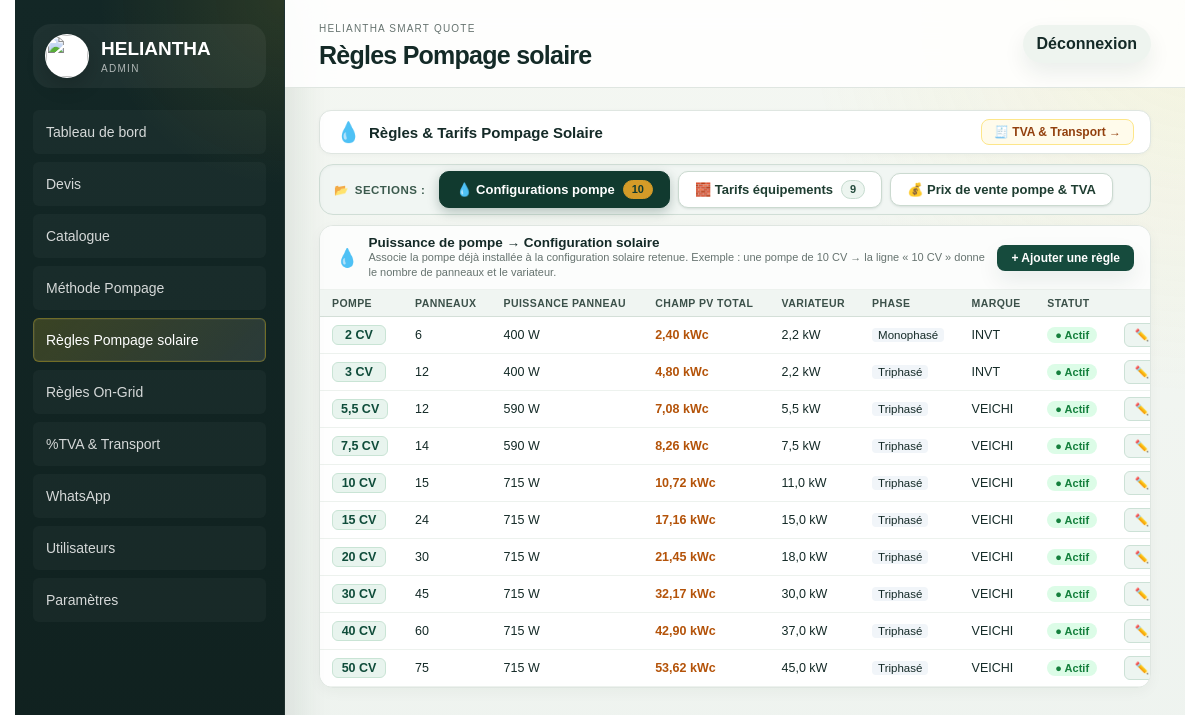
/admin/regles-pompage (signed in), run on the app's committed database.
### tables this page shows
CREATE TABLE pumping_solar_rules (
    id INTEGER PRIMARY KEY AUTOINCREMENT,
    rule_key TEXT NOT NULL UNIQUE,
    rule_type TEXT NOT NULL,
    title TEXT NOT NULL,
    pump_cv REAL,
    panel_count REAL,
    panel_power_w REAL,
    panel_reference TEXT,
    panel_sale_price_ht REAL,
    drive_power_kw REAL,
    drive_reference TEXT,
    drive_sale_price_ht REAL,
    drive_brand TEXT,
    phase TEXT,
    min_cv REAL,
    max_cv REAL,
    pricing_mode TEXT,
    unit_price_ht REAL,
    coefficient_1 REAL,
    coefficient_2 REAL,
    vat_rate REAL,
    applies_to TEXT,
    source_type TEXT NOT NULL DEFAULT 'heliantha',
    source_name TEXT,
    source_reference TEXT,
    notes TEXT,
    sort_order INTEGER NOT NULL DEFAULT 0,
    active INTEGER NOT NULL DEFAULT 1,
    updated_by TEXT,
    created_at TEXT NOT NULL DEFAULT CURRENT_TIMESTAMP,
    updated_at TEXT NOT NULL DEFAULT CURRENT_TIMESTAMP
);

### app/routes.py (the view, shortened to what this page needs)
@bp.route("/admin/regles-pompage", methods=["GET", "POST"])
def admin_pumping_rules():
    admin_name = session.get("admin_user", "HeliAntha")
    saved = False
    sections = group_rules(list_pumping_solar_rules())
    return render_template(
        "admin/pumping_rules.html",
        sections=sections,
        section_definitions=PUMPING_RULE_SECTIONS,
        saved=bool(request.args.get("saved")),
    )

### app/db.py (called while the page is built)
def get_db():
    if "db" not in g:
        database = current_app.config["DATABASE"]
        if database == ":memory:":
            with _SCHEMA_LOCK:
                memory = current_app.extensions.get("heliantha_memory_database")
                if memory is None:
                    uri = f"file:heliantha-{uuid4().hex}?mode=memory&cache=shared"
                    memory = (uri, sqlite3.connect(uri, uri=True))
                    current_app.extensions["heliantha_memory_database"] = memory
            g.db = sqlite3.connect(memory[0], uri=True)
        else:
            g.db = sqlite3.connect(database)
        g.db.row_factory = sqlite3.Row
    return g.db

def _ensure_database_initialized(db):
    app_context = has_app_context()
    if app_context and g.get("heliantha_initialized_connection") is db:
        return
    sentinel = "SELECT 1 FROM sqlite_master WHERE type = 'table' AND name = 'users' LIMIT 1"
    if db.execute(sentinel).fetchone() is None:
        with _SCHEMA_LOCK:
            if db.execute(sentinel).fetchone() is None:
                ensure_schema(db)
    if app_context:
        g.heliantha_initialized_connection = db

def list_pumping_solar_rules():
    db = get_db()
    _ensure_database_initialized(db)
    return [
        dict(row)
        for row in db.execute(
            "SELECT * FROM pumping_solar_rules ORDER BY sort_order, pump_cv, panel_power_w, drive_power_kw, id"
        ).fetchall()
    ]

### app/pumping_rules.py (called while the page is built)
def format_decimal(value: object, digits: int = 0) -> str:
    try:
        number = float(value)
    except Exception:
        return "—"
    text = f"{number:,.{digits}f}"
    return text.replace(",", " ").replace(".", ",")

def format_cv(value: object) -> str:
    text = format_decimal(value, 1)
    return f"{text} CV".replace(",0 CV", " CV")

def format_power_w(value: object) -> str:
    return f"{format_decimal(value, 0)} W"

def format_power_kw(value: object) -> str:
    return f"{format_decimal(value, 1)} kW"

def format_percent(value: object) -> str:
    try:
        number = float(value)
    except Exception:
        return "—"
    if number <= 1:
        number *= 100
    return f"{format_decimal(number, 0)} %"

def format_coefficient(value: object) -> str:
    try:
        number = float(value)
    except Exception:
        return "—"
    return format_decimal(number, 2)

def format_phase(value: object) -> str:
    return {
        "monophase": "Monophasé",
        "triphase": "Triphasé",
    }.get(str(value or ""), "À préciser")

### templates/admin/pumping_rules.html (shortened to what this page needs)
{% extends "admin/base.html" %}
{% block page_title %}Règles Pompage solaire{% endblock %}
{% block content %}
{% macro edit_button(rule) -%}
  <button type="button" class="pr-btn-edit" data-open="pr-edit-{{ rule.id }}" title="Modifier cette règle">✏️ Modifier</button>
{%- endmacro %}
{% macro status_pill(rule) -%}
  <span class="pr-status {{ 'on' if rule.active else 'off' }}">{{ '● Actif' if rule.active else '○ Inactif' }}</span>
{%- endmacro %}
{% set by_key = {} %}
{% for s in sections %}{% set _ = by_key.update({s.key: s}) %}{% endfor %}
{% set s_pump = by_key.get('pump_configuration') %}
{% set s_struct = by_key.get('structure_pricing') %}
{% set s_coffret = by_key.get('coffret_pricing') %}
{% set s_cable = by_key.get('cabling_pricing') %}
{% set s_install = by_key.get('installation_pricing') %}
{% set s_sale = by_key.get('pump_sale_parameters') %}
{% set equip_count = (s_struct.rules|length if s_struct else 0) + (s_coffret.rules|length if s_coffret else 0) + (s_cable.rules|length if s_cable else 0) + (s_install.rules|length if s_install else 0) %}
<div class="pr-cockpit" id="pr-cockpit">
  <header class="pr-bar">
    <div class="pr-bar-title">
      <span class="pr-bar-icon">💧</span>
      <h2>Règles &amp; Tarifs Pompage Solaire</h2>
    </div>
    <div class="pr-bar-chips">
      <a class="pr-chip pr-chip-link" href="{{ url_for('main.admin_tva') }}">🧾 TVA &amp; Transport →</a>
    </div>
  </header>
  <nav class="pr-tabs" role="tablist" aria-label="Sections des règles de pompage">
    <div class="pr-tabs-label" aria-hidden="true">
      <span class="pr-tabs-label-icon">📂</span>
      <span>Sections :</span>
    </div>
    <div class="pr-tabs-list">
      <button type="button" class="pr-tab active" data-tab="pr-tab-config" role="tab" title="Afficher les configurations de pompe">💧 Configurations pompe <span>{{ s_pump.rules|length if s_pump else 0 }}</span></button>
      <button type="button" class="pr-tab" data-tab="pr-tab-equip" role="tab" title="Afficher les tarifs des équipements">🧱 Tarifs équipements <span>{{ equip_count }}</span></button>
      <button type="button" class="pr-tab" data-tab="pr-tab-sale" role="tab" title="Afficher les prix de vente pompe et TVA">💰 Prix de vente pompe &amp; TVA</button>
    </div>
  </nav>
  {% if s_pump %}
  <section class="pr-panel active" id="pr-tab-config" role="tabpanel">
    <article class="pr-card">
      <header class="pr-card-head">
        <div class="pr-card-title">
          <span>{{ s_pump.icon }}</span>
          <div>
            <h3>{{ s_pump.title }}</h3>
            <small>{{ s_pump.description }} Exemple : une pompe de 10 CV → la ligne « 10 CV » donne le nombre de panneaux et le variateur.</small>
          </div>
        </div>
        {% if s_pump.addable %}
        <button type="button" class="admin-button pr-btn-add" data-open="pr-add-pump">+ Ajouter une règle</button>
        {% endif %}
      </header>
      <div class="pr-table-wrap">
        <table class="pr-table">
          <thead>
            <tr>
              <th>Pompe</th>
              <th>Panneaux</th>
              <th>Puissance panneau</th>
              <th title="Puissance crête totale = panneaux × puissance unitaire">Champ PV total</th>
              <th>Variateur</th>
              <th>Phase</th>
              <th>Marque</th>
              <th>Statut</th>
              <th class="pr-th-action">Action</th>
            </tr>
          </thead>
          <tbody>
            {% for rule in s_pump.rules %}
            <tr class="pumping-rule-row {% if not rule.active %}is-inactive{% endif %}" data-section="{{ s_pump.key }}">
              <td><span class="pr-cv">{{ rule.display_pump_cv }}</span></td>
              <td>{{ rule.display_panel_count }}</td>
              <td>{{ rule.display_panel_power_w }}</td>
              <td class="pr-kwc">
                {% if rule.panel_count and rule.panel_power_w %}{{ '%.2f'|format((rule.panel_count|float) * (rule.panel_power_w|float) / 1000)|replace('.', ',') }} kWc{% else %}—{% endif %}
              </td>
              <td>{{ rule.display_drive_power_kw }}</td>
              <td><span class="pr-phase">{{ rule.display_phase }}</span></td>
              <td>{{ rule.display_drive_brand }}</td>
              <td>{{ status_pill(rule) }}</td>
              <td class="pr-td-action">{{ edit_button(rule) }}{{ edit_dialog(rule, s_pump, rule.display_pump_cv) }}</td>
            </tr>
            {% endfor %}
          </tbody>
        </table>
      </div>
    </article>
  </section>
  {% endif %}
</div>
{% endblock %}

### templates/admin/base.html (shortened to what this page needs)
<!doctype html>
<html lang="fr">
<head>
  <link rel="stylesheet" href="{{ url_for('static', filename='css/admin.css') }}?v=20261007-no-stock">
  <link rel="stylesheet" href="{{ url_for('static', filename='css/admin_ajax.css') }}">
</head>
<body class="admin-app">
  <aside class="admin-sidebar" id="admin-sidebar">
    <a class="admin-brand" href="{{ url_for('main.admin_dashboard') }}">
      <span class="admin-mark" aria-hidden="true"><img class="admin-logo" src="{{ url_for('main.brand_image') }}" alt=""></span>
      <div><b>HELIANTHA</b><small>ADMIN</small></div>
    </a>
    <nav>
      <a class="admin-nav-link{% if request.endpoint == 'main.admin_dashboard' %} active{% endif %}" href="{{ url_for('main.admin_dashboard') }}">Tableau de bord</a>
      <a class="admin-nav-link{% if request.endpoint in ('main.admin_quotes', 'main.admin_quote_detail', 'main.admin_quote_pdf') %} active{% endif %}" href="{{ url_for('main.admin_quotes') }}">Devis</a>
      <a class="admin-nav-link{% if request.endpoint == 'main.admin_catalog' %} active{% endif %}" href="{{ url_for('main.admin_catalog') }}">Catalogue</a>
      <a class="admin-nav-link{% if request.endpoint == 'main.admin_pumping_method' %} active{% endif %}" href="{{ url_for('main.admin_pumping_method') }}">Méthode Pompage</a>
      <a class="admin-nav-link{% if request.endpoint == 'main.admin_pumping_rules' %} active{% endif %}" href="{{ url_for('main.admin_pumping_rules') }}">Règles Pompage solaire</a>
      <a class="admin-nav-link{% if request.endpoint == 'main.admin_ongrid_rules' %} active{% endif %}" href="{{ url_for('main.admin_ongrid_rules') }}">Règles On-Grid</a>
      <a class="admin-nav-link{% if request.endpoint == 'main.admin_tva' %} active{% endif %}" href="{{ url_for('main.admin_tva') }}"><span aria-hidden="true">%</span> TVA &amp; Transport</a>
      <a class="admin-nav-link{% if request.endpoint and request.endpoint.startswith('main.admin_whatsapp') %} active{% endif %}" href="{{ url_for('main.admin_whatsapp') }}">WhatsApp</a>
      <a class="admin-nav-link{% if request.endpoint == 'main.admin_users' %} active{% endif %}" href="{{ url_for('main.admin_users') }}">Utilisateurs</a>
      <a class="admin-nav-link{% if request.endpoint == 'main.admin_settings' %} active{% endif %}" href="{{ url_for('main.admin_settings') }}">Paramètres</a>
    </nav>
  </aside>
  <div class="admin-main">
    <header class="admin-topbar">
      <div>
        <small>HELIANTHA Smart Quote</small>
        <h1>{% block page_title %}Administration{% endblock %}</h1>
      </div>
      <div class="admin-topbar-actions">
        <form method="post" action="{{ url_for('main.admin_logout') }}">
          <button class="ghost-button" type="submit">Déconnexion</button>
        </form>
      </div>
    </header>
    <main class="admin-content">
      {% block content %}{% endblock %}
    </main>
  </div>
</body>
</html>

### data on the page
pumping_solar_rules: display_pump_cv "2 CV", display_panel_count "6", display_panel_power_w "400 W", panel_count+panel_power_w "2,40", display_drive_power_kw "2,2 kW", display_phase "Monophasé", display_drive_brand "INVT", active "● Actif"
pumping_solar_rules: display_pump_cv "3 CV", display_panel_count "12", display_panel_power_w "400 W", panel_count+panel_power_w "4,80", display_drive_power_kw "2,2 kW", display_phase "Triphasé", display_drive_brand "INVT", active "● Actif"
pumping_solar_rules: display_pump_cv "5,5 CV", display_panel_count "12", display_panel_power_w "590 W", panel_count+panel_power_w "7,08", display_drive_power_kw "5,5 kW", display_phase "Triphasé", display_drive_brand "VEICHI", active "● Actif"
pumping_solar_rules: display_pump_cv "7,5 CV", display_panel_count "14", display_panel_power_w "590 W", panel_count+panel_power_w "8,26", display_drive_power_kw "7,5 kW", display_phase "Triphasé", display_drive_brand "VEICHI", active "● Actif"
pumping_solar_rules: display_pump_cv "10 CV", display_panel_count "15", display_panel_power_w "715 W", panel_count+panel_power_w "10,72", display_drive_power_kw "11,0 kW", display_phase "Triphasé", display_drive_brand "VEICHI", active "● Actif"
pumping_solar_rules: display_pump_cv "15 CV", display_panel_count "24", display_panel_power_w "715 W", panel_count+panel_power_w "17,16", display_drive_power_kw "15,0 kW", display_phase "Triphasé", display_drive_brand "VEICHI", active "● Actif"
pumping_solar_rules: display_pump_cv "20 CV", display_panel_count "30", display_panel_power_w "715 W", panel_count+panel_power_w "21,45", display_drive_power_kw "18,0 kW", display_phase "Triphasé", display_drive_brand "VEICHI", active "● Actif"
pumping_solar_rules: display_pump_cv "30 CV", display_panel_count "45", display_panel_power_w "715 W", panel_count+panel_power_w "32,17", display_drive_power_kw "30,0 kW", display_phase "Triphasé", display_drive_brand "VEICHI", active "● Actif"
pumping_solar_rules: display_pump_cv "40 CV", display_panel_count "60", display_panel_power_w "715 W", panel_count+panel_power_w "42,90", display_drive_power_kw "37,0 kW", display_phase "Triphasé", display_drive_brand "VEICHI", active "● Actif"
pumping_solar_rules: display_pump_cv "50 CV", display_panel_count "75", display_panel_power_w "715 W", panel_count+panel_power_w "53,62", display_drive_power_kw "45,0 kW", display_phase "Triphasé", display_drive_brand "VEICHI", active "● Actif"

### other printed values
{{ s_pump.rules|length if s_pump else 0 }} "10"
{{ equip_count }} "9"
{{ s_pump.icon }} "💧"
{{ s_pump.title }} "Puissance de pompe → Configuration solaire"
{{ s_pump.description }} "Associe la pompe déjà installée à la configuration solaire retenue."
